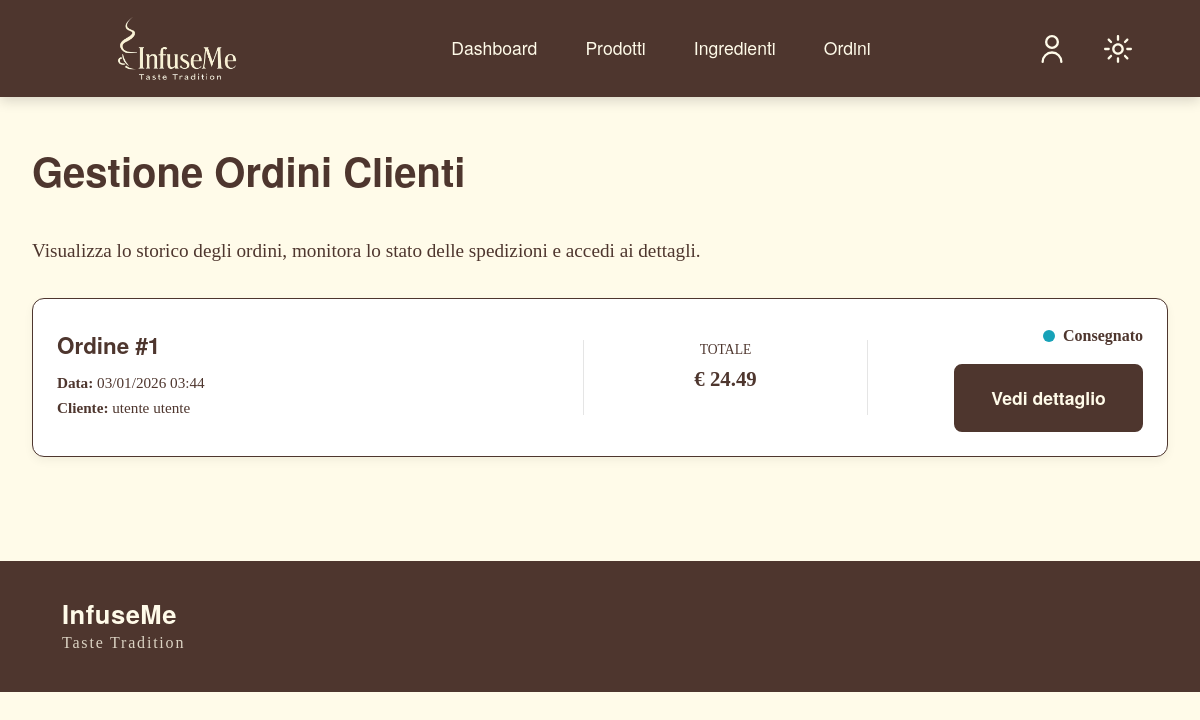
The app's page /src/gestioneOrdini.php (signed in) with its own data.
### tables this page shows
CREATE TABLE ordine (
    id_ordine INT UNSIGNED AUTO_INCREMENT PRIMARY KEY,
    id_utente INT UNSIGNED NOT NULL,
    data_ordine DATETIME NOT NULL DEFAULT CURRENT_TIMESTAMP,
    data_consegna DATE NULL,
    indirizzo_spedizione VARCHAR(255) NULL,
    stato_ord ENUM('in_attesa','pagato','in_preparazione','spedito','consegnato','annullato') NOT NULL DEFAULT 'in_attesa',
    conferma_pagamento BOOLEAN NOT NULL DEFAULT FALSE,
    sottototale DECIMAL(10,2) NOT NULL DEFAULT 0.00,
    spese_spedizione DECIMAL(10,2) NOT NULL DEFAULT 4.99,
    totale DECIMAL(10,2) NOT NULL,
    omaggio BOOLEAN NOT NULL DEFAULT FALSE,
    descrizione_omaggio VARCHAR(255) NULL,
    note TEXT NULL,
    FOREIGN KEY (id_utente) REFERENCES utente(id_utente) ON DELETE RESTRICT,
    CONSTRAINT chk_ordine_totale CHECK (totale >= 0),
    CONSTRAINT chk_ordine_sottototale CHECK (sottototale >= 0)
);

CREATE TABLE utente (
    id_utente INT UNSIGNED AUTO_INCREMENT PRIMARY KEY,
    nome VARCHAR(100) NOT NULL,
    cognome VARCHAR(100) NOT NULL,
    email VARCHAR(255) NOT NULL UNIQUE,
    password_hash VARCHAR(255) NOT NULL,
    data_nascita DATE NOT NULL,
    indirizzo VARCHAR(255) NULL,
    citta VARCHAR(100) NULL,
    cap CHAR(5) NULL,
    paese VARCHAR(100) NULL DEFAULT 'Italia',
    data_registrazione DATETIME NOT NULL DEFAULT CURRENT_TIMESTAMP,
    is_active BOOLEAN NOT NULL DEFAULT TRUE
);

### src/gestioneOrdini.php (the view, shortened to what this page needs)
<?php
require_once 'php/connessione.php';
$sql = "SELECT ordine.*, utente.nome, utente.cognome
        FROM ordine
        JOIN utente ON ordine.id_utente = utente.id_utente
        ORDER BY data_ordine DESC";
try {
    $ordini = $pdo->query($sql)->fetchAll();
} catch (PDOException $e) {
    die("Errore recupero ordini: " . $e->getMessage());
}
?>
<!DOCTYPE html>
<html lang="it">
<head>
    <link rel="stylesheet" href="style.css" type="text/css">
</head>
<body>
    <header>
        <div class="header-container">
            <div class="logo">
                <img src="images/logo/logoChiaro.webp" alt="InfuseMe" class="logo-image logo-light">
            </div>
            <nav aria-label="Menu principale" role="navigation">
                <ul class="main-nav">
                    <li><a href="dashboardAdmin.php"><span lang="en">Dashboard</span></a></li>
                    <li><a href="gestioneProdotti.php">Prodotti</a></li>
                    <li><a href="gestioneIngredienti.php">Ingredienti</a></li>
                    <li><a href="gestioneOrdini.php" class="current-page" aria-current="page">Ordini</a></li>
                </ul>
            </nav>
            <div class="header-utilities">
                <a href="paginaUtente.html" class="icon-button" aria-label="Accedi all'area personale">
                    <svg class="icon-svg" xmlns="http://www.w3.org/2000/svg" viewBox="0 0 24 24" aria-hidden="true">
                        <path d="M12,12A6,6,0,1,0,6,6,6.006,6.006,0,0,0,12,12ZM12,2A4,4,0,1,1,8,6,4,4,0,0,1,12,2Z"/>
                        <path d="M12,14a9.01,9.01,0,0,0-9,9,1,1,0,0,0,2,0,7,7,0,0,1,14,0,1,1,0,0,0,2,0A9.01,9.01,0,0,0,12,14Z"/>
                    </svg>
                </a>
                <button class="icon-button theme-toggle" aria-label="Cambia tema">
                </button>
            </div>
        </div>
    </header>
    <main id="main-content" role="main">
    <section class="admin-dashboard">
        <h1>Gestione Ordini Clienti</h1>
        <p>Visualizza lo storico degli ordini, monitora lo stato delle spedizioni e accedi ai dettagli.</p>
        <div class="order-list">
            <?php foreach ($ordini as $ordine):
                $stato = $ordine['stato_ord'];
                $mappaStati = [
                    'annullato' => 'stato-rosso',
                    'in_attesa' => 'stato-giallo',
                    'in_preparazione' => 'stato-giallo',
                    'pagato' => 'stato-verde',
                    'spedito' => 'stato-verde',
                    'consegnato' => 'stato-blu'
                ];
                $classStato = isset($mappaStati[$stato]) ? $mappaStati[$stato] : 'stato-giallo';
                $statoFormattato = ucfirst(str_replace('_', ' ', $stato));
            ?>
            <article class="order-card">
                <div class="order-info">
                    <h3 class="order-number">Ordine #<?php echo $ordine['id_ordine']; ?></h3>
                    <div class="order-meta">
                        <p><strong>Data:</strong> <?php echo date("d/m/Y H:i", strtotime($ordine['data_ordine'])); ?></p>
                        <p><strong>Cliente:</strong> <?php echo htmlspecialchars($ordine['nome'] . " " . $ordine['cognome']); ?></p>
                    </div>
                </div>
                <div class="order-price">
                    <p>Totale</p>
                    <p>€ <?php echo number_format($ordine['totale'], 2); ?></p>
                </div>
                <div class="order-status-action">
                    <div class="status-wrapper">
                        <span class="<?php echo $classStato; ?>"></span>
                        <span><?php echo $statoFormattato; ?></span>
                    </div>
                    <a href="dettaglioOrdineAdmin.php?id=<?php echo $ordine['id_ordine']; ?>" class="bottone-primario">Vedi dettaglio</a>
                </div>
            </article>
            <?php endforeach; ?>
        </div>
    </section>
    </main>
    <footer>
        <div class="container">
            <div class="footer-section-admin">
                <div class="footer-brand">
                    <div class="brand-name"><span lang="en">InfuseMe</span></div>
                    <div class="motto-brand"><span lang="en">Taste Tradition</span></div>
                </div>
            </div>
        </div>
    </footer>
</body>
</html>

### records on screen
ordine: id_ordine "1", data_ordine "03/01/2026 03:44", id_utente.cognome "utente utente", totale "24.49", stato_ord "Consegnato"
